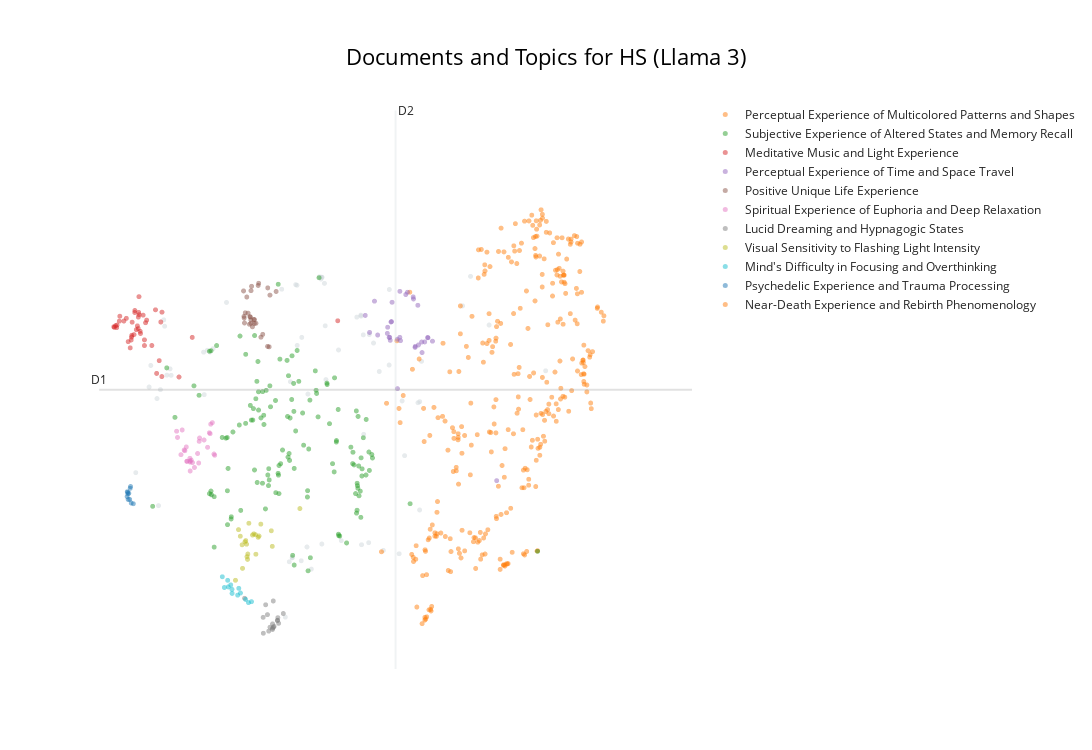
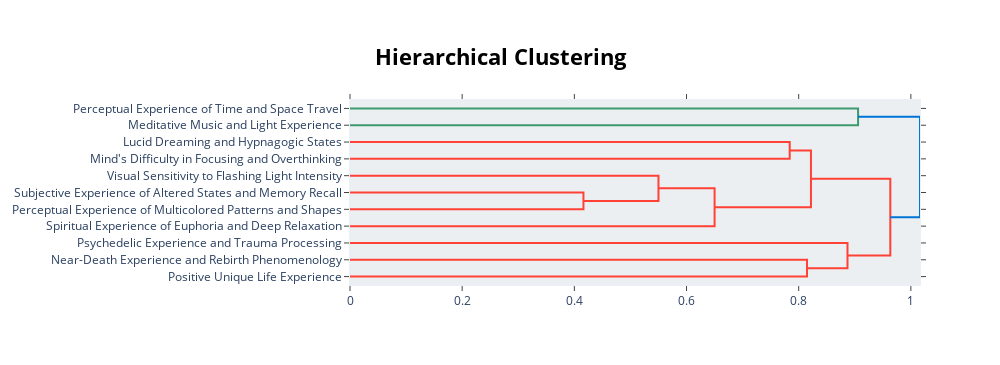

Write notebook code for charts like these, in order.
### Markdown cell above
### Visualisation

### Code cell
# Basic visu (to compare with visu before LLM labelling)
display(topic_model.visualize_documents(df_reports, title=f"Documents and Topics for {condition} (Llama 3)",
hide_annotations=True, hide_document_hover=False, custom_labels=True))


# Datammaplot visu 
reduced_embeddings = UMAP(
    n_neighbors=int(chosen_params['n_neighbors']),
    n_components=2, #reduced embedding to 2D for visualization
    min_dist=float(chosen_params['min_dist']),
    metric='cosine',
    random_state=random_seed
).fit_transform(embeddings)

datamapplot.create_plot(
   reduced_embeddings,
   all_labels,
   label_font_size=15,
   title=f"{condition}: Topic representations with Llama 3",
   sub_title="Labeled with `llama-3-8b-instruct` (representations on reduced 2D embeddings)",
   label_wrap_width=20,
   use_medoids=True
)

# hierarchical visu
display(topic_model.visualize_hierarchy(custom_labels=True))

### Figure 1 — Plotly figure (JSON) as saved in the notebook; plotly's stock layout.template omitted (floating-point values rounded to 4 significant figures; data arrays with more than 128 entries replaced by an {"elided": "..."} marker saying what was removed)
{"data": [{"hoverinfo": "text", "hovertext": ["It was a bit too cold for me in the Dream Machine, especially as we were not moving.", "Dreaming dreamingly.", "My brain automatically reached for the details that prove this wasn't \"real\", and I felt very much present.", "The music especially was on par with how one perceives sound during an actual trip.", "I did not feel anything at all.", "Some physical discomfort; amazing patterns; intense colours; yearning; desire to see more; questions.", "I dissolved into light.", "Overall, I enjoyed the Dreamachine; I can still feel stillness and some feeling of bliss.", "It felt like my brain was being massaged.", "The best bit was taking in the feelings of the music and gliding with it and morphing those visions according to how you feel about the music.", "Dream Machine is an unforgettable, magical, and life-affirming experience.", "Sound inside my body.", "Like my brain has been massaged.", "It sparked much curiosity.", "Don't make me get off!", "Sometimes wrestling between the two.", "The music is calming and surreal.", "Aware of the music throughout and changing rhythms and tones.", "The music seemed to build to a crescendo near the end of the session and then move into a slower, calming sequence.", "A safe, healthy, groovy drug-free trip.", "Interested in potential for taking it further, combining it with substances.", "Breathing exercise:\nIt would help if the staff could show us how to do it so we could copy them.", "Like this—music is a very visual thing.", "Would love an experience with continual stimulation without breaks to see how the images evolve.", "I feel really relaxed and would like to do it again.", "Just music", "I heard various music patterns, different speeds and high and low notes.", "Tried to think about not living in fear; it's all just an experience.", "Pleasure & intrigue.", "I've visited three times and had a different experience.", "Glimpse of something disappearing.", "An intensity of connection, vastness, spaciousness, loving awareness.", "I experienced a lot of physical sensations in my stomach, on my face, and inside my head.", "Intense connection with my body and surroundings.", "An interesting one.", "Submission,\nfun,\nmild euphoric moments.", "I felt we were journeying together.", "Lots of uncertainty, but it went okay.", "It was insane.", "Bookmark Symbol", "Various characters who, if focused on them, would disappear.", "Thought about God.", "A bird flying out of the earth's atmosphere and into space.", "Fascinating experience with great therapeutic potential", "And then, oddly, Robbie Williams!", "Strong desire to turn the intensity up and explore more.", "I spent a lot of time thinking about the way I experience the world sensorily and whether it is 'normal' compared to other people.", "A loss of sense of time, images that weren't images.", "Also possibilities for recreational use.", "This would be a great therapy to teach mindfulness and train people to still their thoughts.", "Good beats leading me on.", "Curiosity; want to control but unable; intense when orange.", "Feeling like I was transported or moving.", "It enhanced the patterns and made it feel like a journey.", "The meditative part was nice; perhaps take the intro time up with a brief overview of the history of these pursuits, maybe a bit of science and lose the faux hand-holding.", "Really just thoughts from my day, or things I need to do, or had forgotten to do.", "It was possible to generate full images on demand—an elephant made of upwards flowing oil rivulets.", "I couldn't help thinking what would happen with a drum beat, maybe allow some non-Euro music in, much as I love John Hopkins.", "I tended to shift between focusing on the sound or the colors.", "Great sense of adventure and well-being; I was the traveler and welcome in their peaceful world.", "A euphoric and healing experience.", "I am also dyslexic, and it was interesting to experience as a neurodivergent-brained person.", "The first time it felt more like it was separate from me, in front of my vision.", "I would rather engage the body and work on the somatic aspect of it.", "Complete disconnection from my body.", "It is quite echoey in the Dream Machine, and I could hear someone snoring, and when staff were opening and shutting the door near the beginning and end.", null], "marker": {"color": "#CFD8DC", "opacity": 0.5, "size": 5}, "mode": "markers+text", "name": "other", "showlegend": false, "type": "scattergl", "x": [2.905, 3.973, 4.209, 4.216, 5.422, 4.513, 6.593, 2.765, 4.032, 4.148, 2.821, 4.8, 4.076, 4.145, 5.093, 4.759, 2.177, 5.214, 2.19, 1.985, 1.763, 2.076, 4.563, 4.5, 4.049, 5.089, 5.277, 2.883, 4.515, 4.573, 5.96, 6.711, 4.293, 5.205, 3.92, 2.775, 5.362, 3.104, 5.511, 5.987, 5.935, 5.736, 6.985, 2.285, 4.127, 4.499, 4.358, 5.7, 2.269, 1.96, 5.03, 4.476, 5.958, 5.508, 2.099, 5.132, 4.551, 5.125, 7.821, 2.127, 2.222, 4.075, 4.513, 5.1, 5.655, 2.86, 4.307], "y": [6.882, 3.349, 4.09, 7.031, 4.227, 7.823, 7.445, 6.836, 4.077, 6.925, 6.861, 4.356, 4.136, 7.716, 7.311, 6.865, 7.261, 7.067, 7.178, 6.661, 5.25, 6.225, 7.183, 7.798, 6.447, 7.323, 6.956, 4.952, 7.82, 6.475, 6.185, 7.833, 4.272, 4.329, 7.665, 6.277, 6.582, 7.49, 7.661, 6.715, 6.171, 5.474, 7.193, 6.531, 7.725, 7.823, 3.981, 6.195, 6.616, 6.377, 7.297, 7.828, 4.759, 6.666, 4.816, 5.755, 7.741, 7.064, 6.591, 6.342, 6.533, 4.129, 4.311, 4.301, 4.183, 6.838, 6.284]}, {"hoverinfo": "text", "hovertext": {"elided": "297 str values"}, "marker": {"opacity": 0.5, "size": 5}, "mode": "markers+text", "name": "Perceptual Experience of Multicolored Patterns and Shapes", "text": {"elided": "297 str values"}, "textfont": {"size": 12}, "type": "scattergl", "x": {"elided": "297 float values"}, "y": {"elided": "297 float values"}}, {"hoverinfo": "text", "hovertext": {"elided": "133 str values"}, "marker": {"opacity": 0.5, "size": 5}, "mode": "markers+text", "name": "Subjective Experience of Altered States and Memory Recall", "text": {"elided": "133 str values"}, "textfont": {"size": 12}, "type": "scattergl", "x": {"elided": "133 float values"}, "y": {"elided": "133 float values"}}, {"hoverinfo": "text", "hovertext": ["A really pleasant and relaxing sensation.", "Sense of comfort.", "Connection to an inner peace.", "Optimism and escapism.", "A great sense of calm and belonging.", "Overarching truth and love.", "I really enjoyed the music; it was very Zen.", "Relaxing and reflective; worries stopped, put in proportion.", "Joy and relaxation", "A peaceful experience.", "Peace and contentment.", "Like a deep tissue massage for the mind.", "Relaxation, calm, and curiosity.", "Happiness,\nJoy,\nAdventure.", "Good vibes.", "Helpful and positive ambient sounds.", "Calm and safe.", "Relaxing and patterned music", "Being: immersed; calm; and thrilled.", "A calm, peaceful state.", "Deep relaxation and a sense of hope.", "Obviously spiritual.", "Nostalgia and peace.", "A sense of calm.", "Peace, tranquility, joy, stimulation, arousal.", "Deep relaxation.", "Calm serenity, flashback emotions", "Great peace.", "Chaos and stillness.", "An incredible sensory experience with a huge feeling of calm and peace.", "Amazing sense of peace and positivity.", "Wonderful, peaceful.", "Peacefulness and guidance.", "Mainly stressed, but with moments of calm.", "Stimulation and relaxation within the music and light.", "Tess is very calming.", "Calm and serene and not frightening.", "Sometimes verging on oppressive, but never scary.", "The louder the music, the better.", "A feeling of peace and tranquility", "Utter peace and happiness.", "Blissful even."], "marker": {"opacity": 0.5, "size": 5}, "mode": "markers+text", "name": "Meditative Music and Light Experience", "text": ["", "", "", "", "", "", "", "", "", "", "", "", "", "", "", "", "", "", "", "", "", "", "", "", "", "", "", "", "", "", "", "", "", "", "", "", "", "", "", "", "", ""], "textfont": {"size": 12}, "type": "scattergl", "x": [2.148, 1.709, 1.695, 1.651, 1.801, 1.438, 2.597, 1.923, 1.787, 1.891, 1.519, 2.071, 1.828, 1.704, 1.771, 1.799, 1.624, 2.133, 1.832, 1.749, 1.681, 2.402, 1.481, 1.806, 1.736, 1.891, 1.908, 1.446, 1.81, 2.109, 1.7, 1.587, 1.527, 2.15, 2.0, 1.811, 1.871, 2.054, 4.748, 1.748, 1.485, 1.464], "y": [6.515, 7.231, 6.997, 6.974, 7.298, 7.17, 7.03, 7.258, 7.182, 6.998, 7.244, 6.556, 7.11, 7.058, 7.132, 7.146, 7.281, 7.233, 7.082, 7.384, 6.892, 6.509, 7.159, 7.359, 7.067, 6.923, 7.223, 7.162, 7.566, 6.724, 7.034, 7.246, 7.309, 7.362, 6.924, 7.329, 7.323, 7.393, 7.249, 7.358, 7.192, 7.185]}, {"hoverinfo": "text", "hovertext": ["Staircase/Escalator\n2.", "Motivation, progress, and purpose.", "A roller coaster speeding.", "Slow and fast.", "Not much at all.", "Treasure Chests (2 Opening, 1 Closed/Locked)\n3.", "Moving through a tunnel of branches.", "A varying journey in speed and awareness.", "What do I really understand?", "A wild ride.", "Journey forward.", "A journey into the unknown.", "Live more!", "Diolch yn fawr.", "Absolutely tripped away.", "Travelling through space.", "A beautiful quest to oblivion", "Or traveling at great speed through time.", "Sensory rollercoaster.", "Then really fast.", "Technology and humans.", "A complete journey.", "Shapes and travel through time.", "A sense of travelling along a galaxy highway towards the end.", "And then maybe backwards.", "Scary, pointy, laughing clown face in test period.", "A portal moving towards me, away from me, through me, fractaling into everything.", "The final (most rapid?)", "No sense of time", "A sense of expansion, moving towards something.", "Forward motion.", "A bubbling of freedom."], "marker": {"opacity": 0.5, "size": 5}, "mode": "markers+text", "name": "Perceptual Experience of Time and Space Travel", "text": ["", "", "", "", "", "", "", "", "", "", "", "", "", "", "", "", "", "", "", "", "", "", "", "", "", "", "", "", "", "", "", ""], "textfont": {"size": 12}, "type": "scattergl", "x": [5.932, 5.508, 5.868, 5.338, 5.219, 5.941, 5.994, 5.628, 5.524, 5.754, 5.535, 5.891, 5.155, 5.291, 5.551, 6.148, 5.893, 6.081, 5.863, 5.481, 6.034, 5.675, 5.988, 6.077, 5.542, 5.666, 7.097, 5.517, 5.63, 5.666, 5.486, 5.779], "y": [7.453, 7.03, 7.536, 7.061, 7.096, 6.931, 6.831, 7.006, 6.991, 7.594, 7.233, 6.899, 7.32, 7.507, 7.493, 6.98, 6.912, 7.025, 7.563, 7.083, 6.971, 6.987, 6.969, 7.029, 7.238, 7.636, 5.145, 7.031, 6.356, 7.031, 7.164, 7.625]}, {"hoverinfo": "text", "hovertext": ["Amazing experience though.", "Awesome experience and not what I expected.", "Very interesting!", "This is a truly amazing experience.", "Lovely experience overall.", "Good stuff.", "It is an unique experience I won't forget.", "I am amazed, never experienced something equal.", "Loved it.", "It was a wonderful experience I wasn't expecting.", "It was quite satisfying.", "Overall, it was an amazing experience.", "Not as good as doing loads of ket but still decent.", "It was a beautiful experience.", "So good!", "A perfectly cromulent experience", "Thank you; it was very interesting.", "A keen experience", "Thank you for creating it.", "Very ecstatic experience that I wished would never end.", "Very interesting experience.", "Thanks for the experience.", "Very well led.", "Awesome experience, so much more than I expected.", "Something wonderful", "Still a really cool experience!", "The visuals were pretty fun though.", "Fabulous experience."], "marker": {"opacity": 0.5, "size": 5}, "mode": "markers+text", "name": "Positive Unique Life Experience", "text": ["", "", "", "", "", "", "", "", "", "", "", "", "", "", "", "", "", "", "", "", "", "", "", "", "", "", "", ""], "textfont": {"size": 12}, "type": "scattergl", "x": [3.37, 3.465, 3.837, 3.515, 3.381, 3.475, 3.64, 3.711, 3.403, 3.613, 3.365, 3.464, 3.356, 3.443, 3.572, 3.457, 3.746, 3.538, 3.714, 3.734, 3.517, 3.423, 3.466, 3.487, 3.58, 3.507, 3.363, 3.45], "y": [7.22, 7.216, 7.635, 7.213, 7.354, 7.703, 7.071, 6.912, 7.562, 7.033, 7.285, 7.261, 7.642, 7.203, 7.714, 7.297, 7.587, 7.216, 7.682, 6.906, 7.264, 7.349, 7.645, 7.17, 7.743, 7.266, 7.307, 7.304]}, {"hoverinfo": "text", "hovertext": ["Suddenly seeing somewhere dark yet bright, resulting in a tingling sensation through alternative parts of my body, but also of pure relaxation.", "I was on a journey; I was relaxed and not a bit worried, as if I knew I would be safe.", "I felt hopeful.", "It made me feel positive and as though something is guiding me.", "I felt warm and cold sensations in my hands at one point and was very relaxed and sleepy by the end.", "I felt a deep connection with humankind and an overwhelming sense of peace.", "Transcendental, peaceful, although I also felt somewhat anxious.", "They all smiled, and I could hear their distinctive voices...", "Rather than a negative experience, I felt relief and comforted by it.", "I felt very peaceful, euphoric, with a sense of wonder and awe.", "But then I found I could shut it out if I wanted and was able to relax—almost falling asleep at times.", "I felt elated and completely peaceful and found myself smiling broadly at these moments.", "They were happy.", "Was an interesting experience, and afterward I felt relaxed.", "I felt a profound sense of relaxation I have never experienced.", "The first one was better because I felt relaxed and I got ideas.", "I saw a lot of fast movement, but despite that, emotionally I felt absolute stillness and deep calm.", "level of strobing felt more relaxing again.", "I felt relaxed, safe, and excited at the start of the experience.", "I felt very relaxed and comfortable.", "I also felt happy and smiled at certain points, which was quite weird.", "It's the most comfort I've ever felt, and it was magical.", "It was very relaxing, and when I fully opened my eyes I felt refreshed and new.", "Then, all of a sudden, I felt like I was disembodied; a huge wave of euphoria took over, and I felt like I was totally free.", "Throughout I felt calm but exalted.", "It was comforting, and whilst I felt small and insignificant, I also felt free and powerful.", "My thoughts on this is I felt safe and fun.", "I felt an overwhelming sense of euphoria and love for everyone in the room."], "marker": {"opacity": 0.5, "size": 5}, "mode": "markers+text", "name": "Spiritual Experience of Euphoria and Deep Relaxation", "text": ["", "", "", "", "", "", "", "", "", "", "", "", "", "", "", "", "", "", "", "", "", "", "", "", "", "", "", ""], "textfont": {"size": 12}, "type": "scattergl", "x": [2.366, 2.563, 2.824, 2.929, 2.63, 2.706, 2.478, 2.895, 2.919, 2.7, 2.567, 2.85, 2.87, 2.601, 2.51, 2.52, 2.431, 2.379, 2.583, 2.565, 2.862, 2.449, 2.517, 2.677, 2.489, 2.693, 2.564, 2.772], "y": [5.795, 5.439, 5.584, 5.479, 5.318, 5.706, 5.548, 5.908, 5.495, 5.662, 5.272, 5.775, 5.888, 5.382, 5.588, 5.401, 5.487, 5.714, 5.414, 5.389, 5.763, 5.812, 5.398, 5.502, 5.538, 5.377, 5.403, 5.68]}, {"hoverinfo": "text", "hovertext": ["It was so deep I was unsure if I was totally conscious.", "It felt like almost the dreamlike state of anesthesia.", "Dreaming while awake—flashes of random places I have been.", "Felt like dreaming; I did dream a little.", "I didn't know whether I was asleep or awake.", "I also felt asleep for a bit and I was thinking of my partner, who I could visualize.", "But then I just dozed off.", "I realised any interaction had been quite short as my consciousness had drifted into the early stages in which the sandman cometh, where my brain's alpha waves quickly displaced the externally generated momentary visions with the garbled, messy, free association of non-sensical stories that act as the scent kindling of dreams.", "I did not have profound thoughts during the experience but rather almost fell asleep in a dreamlike way.", "For someone who has sleep paralysis regularly, this was quite interesting.", "I found my thoughts developing into stories and images while my eyes were closed.", "I felt like I drifted in and out of consciousness, but never opened my eyes.", "I was put in a dreamlike, semiconscious state; the sensation when you are not quite asleep, coming into wakefulness, and dreaming of real things, conversations.", "Also same with unsuccessfully trying to fall asleep during an insomnia period.", "I had short dreams.", "I found myself lost in thought near the end, and stopped being aware of visual experience and just thought about stuff.", "Afterwards, I felt as if I had had the deepest, deepest sleep.", "To be quite honest, I think I fell asleep, so don't really remember what I saw."], "marker": {"opacity": 0.5, "size": 5}, "mode": "markers+text", "name": "Lucid Dreaming and Hypnagogic States", "text": ["", "", "", "", "", "", "", "", "", "", "", "", "", "", "", "", "", ""], "textfont": {"size": 12}, "type": "scattergl", "x": [3.747, 3.858, 3.944, 3.875, 3.784, 3.807, 3.728, 3.709, 3.798, 3.795, 3.646, 3.785, 3.856, 3.683, 3.863, 3.372, 3.648, 3.784], "y": [3.216, 3.308, 3.396, 3.267, 3.203, 3.226, 3.164, 3.382, 3.215, 3.561, 3.346, 3.259, 3.304, 3.511, 3.341, 3.597, 3.136, 3.186]}, {"hoverinfo": "text", "hovertext": ["Totally disorienting until I picked a spot or tried to blink.", "I could feel some sort of physical effect/stress or pressure on the front of my brain, on my face, that almost felt as if it was taking a hit from each pulse of light.", "I kept thinking about a game of football I played on Tuesday and how I was hyper-aware of my eyes, if they had something in them or something that might pull me away from the experience.", "It might be an idea to have a box of tissues in the reflection room.", "I would prefer to use my hands to shield from the light.", "I found the flashing lights a little intense, but the eye mask worked well for me during those times.", "But most of it had a white background for me, which made me feel like I was in a clinical space; that made me stressed.", "Changes in intensity of the experience when I focused compared to when the light was across my whole peripheral vision.", "The visual experience felt a bit flat, so focused on being in my eyes and head; too much.", "Personally, it was hard for me to find peace with the intensity of the bright light.", "Changing temperature of my body with the lights.", "Perhaps I should have focused on one.", "I felt sleepy and a bit anxious at times due to the speed of the flashing lights.", "I experienced different states depending on the lighting—darkness and constant light made me feel relaxed, but the first two levels of strobing made me feel partly overwhelmed and anxious.", "I found the eye mask uncomfortable on my forehead, so I took it off.", "I would have liked a slight diffusion on the light or something to keep my eyes shut; the intensity was demanding me to open my eyes.", "It was also interesting, when an image stabilised, to scan the field of vision up and down and side to side to explore the periphery.", "I also felt like I wanted the experience to be more intense—much louder music, and the most intense part of the lighting pattern repeated for longer.", "At first it was unsettling because there were these lights flashing like a kaleidoscope in front of my eyes, even though my eyes were closed.", "Hard to focus on a single pattern, and when you wanted to focus on one, it would become less focused.", "I generally prefer the dark.", "Once I was wearing contacts and it was more geometric."], "marker": {"opacity": 0.5, "size": 5}, "mode": "markers+text", "name": "Visual Sensitivity to Flashing Light Intensity", "text": ["", "", "", "", "", "", "", "", "", "", "", "", "", "", "", "", "", "", "", "", "", ""], "textfont": {"size": 12}, "type": "scattergl", "x": [4.189, 3.78, 3.415, 3.434, 3.508, 3.533, 3.335, 3.419, 3.407, 3.377, 3.488, 3.341, 3.281, 3.308, 3.584, 3.4, 3.538, 3.388, 3.766, 3.236, 3.611, 3.572], "y": [4.778, 4.28, 4.109, 4.584, 4.444, 4.433, 4.3, 4.179, 4.145, 4.34, 4.429, 3.99, 4.5, 4.414, 4.416, 4.308, 4.177, 4.356, 4.485, 3.833, 4.573, 4.399]}, {"hoverinfo": "text", "hovertext": ["This time someone kept coughing and disrupted my thought process.", "My mind sometimes was very active and overthinking, but I actually have no memory of what.", "As the lights started and gradually built, I moved between states of mindfulness and being distracted by everyday thoughts.", "If I do, I will try and meditate beforehand as I still had racing thoughts interrupting me.", "I was very conscious of my mind thinking about stopping thinking; in the end, that was funny.", "And then my mind checked out and my subconscious took over and started talking.", "Couldn't meditate either, even though I tried.", "I wanted to engage more; it annoyed me when it started and stopped as my brain was developing themes.", "I think when it became overwhelming my brain would cut to normal thoughts, e.g., like what I need to buy from the shop for dinner.", "Frustration that I couldn't stop thinking about the outside and concentrate on what was happening.", "Not wanting my thoughts to overtake the experience.", "My eyes wouldn't stop watering, so that kept my mind occupied.", "I couldn't be totally immersed because I suffer from tinnitus and no matter what, it's always a distraction."], "marker": {"opacity": 0.5, "size": 5}, "mode": "markers+text", "name": "Mind's Difficulty in Focusing and Overthinking", "text": ["", "", "", "", "", "", "", "", "", "", "", "", ""], "textfont": {"size": 12}, "type": "scattergl", "x": [3.121, 3.429, 3.166, 3.072, 3.31, 3.473, 3.269, 3.285, 3.386, 3.13, 3.042, 3.187, 3.184], "y": [3.833, 3.54, 3.772, 3.739, 3.666, 3.552, 3.638, 3.728, 3.582, 3.747, 3.88, 3.661, 3.714]}, {"hoverinfo": "text", "hovertext": ["Like being on acid or DMT but safer!!", "Was like taking hallucinogenic drugs when I was younger.", "The closest thing I'll ever experience to being on drugs.", "Perhaps even people who want to get off drugs.", "I participated in a psychedelic trial of DMT 7 months ago and this experience took me back to that.", "Sure am glad I wasn't on drugs!", "I think it helped me process some of the trauma I had with drug use.", "Closest sober experience (and to be honest, better) than psychedelics.", "Like I was on an LSD trip, an out-of-body sensation when I am on drugs.", "This is exactly how I remember being on LSD, without the scary parts.", "Having had many psychedelic experiences over many years, it was tame."], "marker": {"opacity": 0.5, "size": 5}, "mode": "markers+text", "name": "Psychedelic Experience and Trauma Processing", "text": ["", "", "", "", "", "", "", "", "", "", ""], "textfont": {"size": 12}, "type": "scattergl", "x": [1.646, 1.726, 1.66, 1.686, 1.65, 1.68, 1.644, 1.637, 1.695, 1.673, 1.635], "y": [4.97, 4.841, 4.979, 5.067, 4.897, 5.044, 4.99, 4.999, 4.851, 4.898, 4.935]}, {"hoverinfo": "text", "hovertext": ["It kind of felt like dying, reincarnating, and starting life again.", "I wondered if it would be like this when you die.", "Maybe this is what it's like to be dead.", "What I imagine it's like looking back on life before you die.", "The cycle of death and rebirth as envisaged in eighties D&D.", "In brief—I was thinking if death could look like this experience, and so I decided to assume that I go through a near-death experience and check my thoughts about it, so you could build something more than a visual-only thing for me, so I cannot say it was totally useless as I was expecting.", "It felt like the circle of life, a soul leaving and returning.", "I hope that's what death feels like.", "Life after retired.", "Life, death, and rebirth."], "marker": {"opacity": 0.5, "size": 5}, "mode": "markers+text", "name": "Near-Death Experience and Rebirth Phenomenology", "text": ["", "", "", "", "", "", "", "", "", ""], "textfont": {"size": 12}, "type": "scattergl", "x": [6.136, 6.035, 6.063, 6.037, 6.127, 5.995, 6.098, 6.048, 5.917, 6.121], "y": [3.489, 3.31, 3.352, 3.346, 3.43, 3.263, 3.445, 3.323, 3.481, 3.451]}], "layout": {"annotations": [{"showarrow": false, "text": "D1", "x": 1.222, "y": 6.341, "yshift": 10}, {"showarrow": false, "text": "D2", "x": 5.603, "xshift": 10, "y": 10.02}], "height": 750, "shapes": [{"line": {"color": "#CFD8DC", "width": 2}, "type": "line", "x0": 5.603, "x1": 5.603, "y0": 2.666, "y1": 10.02}, {"line": {"color": "#9E9E9E", "width": 2}, "type": "line", "x0": 1.222, "x1": 9.984, "y0": 6.341, "y1": 6.341}], "title": {"font": {"color": "Black", "size": 22}, "text": "Documents and Topics for HS (Llama 3)", "x": 0.5, "xanchor": "center", "yanchor": "top"}, "width": 1200, "xaxis": {"visible": false}, "yaxis": {"visible": false}}}

### Figure 2 — Plotly figure (JSON) as saved in the notebook; plotly's stock layout.template omitted (floating-point values rounded to 4 significant figures)
{"data": [{"hoverinfo": "text", "marker": {"color": "rgb(61,153,112)"}, "mode": "lines", "type": "scatter", "x": [0.0, 0.9059, 0.9059, 0.0], "xaxis": "x", "y": [-5.0, -5.0, -15.0, -15.0], "yaxis": "y"}, {"hoverinfo": "text", "marker": {"color": "rgb(255,65,54)"}, "mode": "lines", "type": "scatter", "x": [0.0, 0.784, 0.784, 0.0], "xaxis": "x", "y": [-25.0, -25.0, -35.0, -35.0], "yaxis": "y"}, {"hoverinfo": "text", "marker": {"color": "rgb(255,65,54)"}, "mode": "lines", "type": "scatter", "x": [0.0, 0.4162, 0.4162, 0.0], "xaxis": "x", "y": [-55.0, -55.0, -65.0, -65.0], "yaxis": "y"}, {"hoverinfo": "text", "marker": {"color": "rgb(255,65,54)"}, "mode": "lines", "type": "scatter", "x": [0.0, 0.55, 0.55, 0.4162], "xaxis": "x", "y": [-45.0, -45.0, -60.0, -60.0], "yaxis": "y"}, {"hoverinfo": "text", "marker": {"color": "rgb(255,65,54)"}, "mode": "lines", "type": "scatter", "x": [0.55, 0.6501, 0.6501, 0.0], "xaxis": "x", "y": [-52.5, -52.5, -75.0, -75.0], "yaxis": "y"}, {"hoverinfo": "text", "marker": {"color": "rgb(255,65,54)"}, "mode": "lines", "type": "scatter", "x": [0.784, 0.8218, 0.8218, 0.6501], "xaxis": "x", "y": [-30.0, -30.0, -63.75, -63.75], "yaxis": "y"}, {"hoverinfo": "text", "marker": {"color": "rgb(255,65,54)"}, "mode": "lines", "type": "scatter", "x": [0.0, 0.8148, 0.8148, 0.0], "xaxis": "x", "y": [-95.0, -95.0, -105.0, -105.0], "yaxis": "y"}, {"hoverinfo": "text", "marker": {"color": "rgb(255,65,54)"}, "mode": "lines", "type": "scatter", "x": [0.0, 0.887, 0.887, 0.8148], "xaxis": "x", "y": [-85.0, -85.0, -100.0, -100.0], "yaxis": "y"}, {"hoverinfo": "text", "marker": {"color": "rgb(255,65,54)"}, "mode": "lines", "type": "scatter", "x": [0.8218, 0.9633, 0.9633, 0.887], "xaxis": "x", "y": [-46.88, -46.88, -92.5, -92.5], "yaxis": "y"}, {"hoverinfo": "text", "marker": {"color": "rgb(0,116,217)"}, "mode": "lines", "type": "scatter", "x": [0.9059, 1.016, 1.016, 0.9633], "xaxis": "x", "y": [-10.0, -10.0, -69.69, -69.69], "yaxis": "y"}], "layout": {"autosize": false, "height": 365, "hoverlabel": {"bgcolor": "white", "font": {"family": "Rockwell", "size": 16}}, "hovermode": "closest", "plot_bgcolor": "#ECEFF1", "showlegend": false, "title": {"font": {"color": "Black", "size": 22}, "text": "<b>Hierarchical Clustering</b>", "x": 0.5, "xanchor": "center", "yanchor": "top"}, "width": 1000, "xaxis": {"mirror": "allticks", "rangemode": "tozero", "showgrid": false, "showline": true, "showticklabels": true, "ticks": "outside", "type": "linear", "zeroline": false}, "yaxis": {"mirror": "allticks", "range": [-110, 0], "rangemode": "tozero", "showgrid": false, "showline": true, "showticklabels": true, "tickmode": "array", "ticks": "outside", "ticktext": ["Perceptual Experience of Time and Space Travel", "Meditative Music and Light Experience", "Lucid Dreaming and Hypnagogic States", "Mind's Difficulty in Focusing and Overthinking", "Visual Sensitivity to Flashing Light Intensity", "Subjective Experience of Altered States and Memory Recall", "Perceptual Experience of Multicolored Patterns and Shapes", "Spiritual Experience of Euphoria and Deep Relaxation", "Psychedelic Experience and Trauma Processing", "Near-Death Experience and Rebirth Phenomenology", "Positive Unique Life Experience"], "tickvals": [-5, -15, -25, -35, -45, -55, -65, -75, -85, -95, -105], "type": "linear", "zeroline": false}}}
